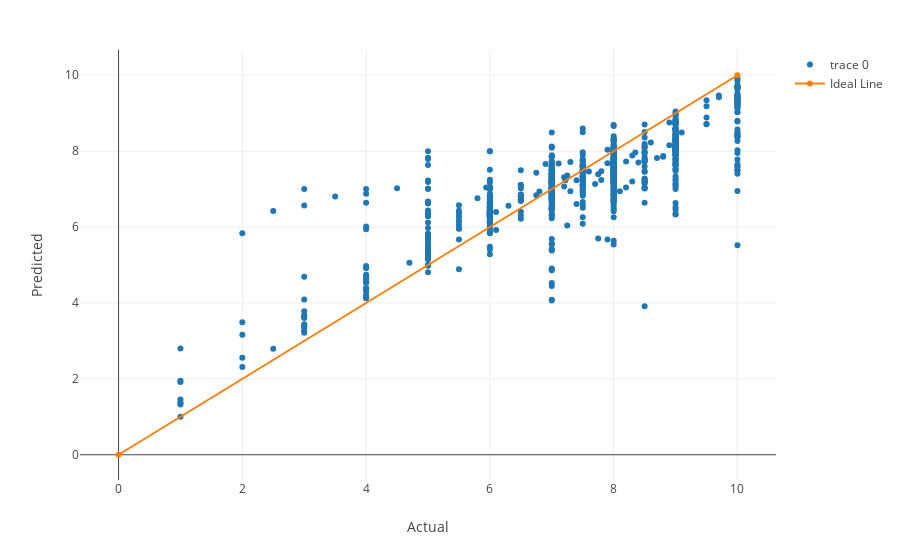

Write notebook code for a chart like this one.
### Markdown cell above
The lowest error of 0.936 corresponds to a=100, b=2 (quadratic with scaling factor 100). Plot the results at this setting.

### Code cell
alpha = 100*abs(stats.Q_50 - 7.5)**2 + 1
Qone_scaled = Qone.multiply(alpha, axis=1)
N_total = X_train.multiply(alpha, axis=1).sum(axis=1)
predictions = Qone_scaled.sum(axis=1)/N_total

trace0 = go.Scatter(
    x=one['Rating'],
    y=predictions,
    mode='markers')

trace1 = go.Scatter(
    x=[0,10],
    y=[0,10],
    name='Ideal Line')

layout = go.Layout(
    xaxis=dict(title='Actual'),
    yaxis=dict(title='Predicted'),
    hovermode='closest',
    margin=dict(t=50))

data=[trace0, trace1]

fig = go.Figure(data, layout)
plotly.offline.iplot(fig, filename='predictions-naive-both.html')

### Figure 1 — Plotly figure (JSON) as saved in the notebook; plotly's stock layout.template omitted (floating-point values rounded to 4 significant figures; data arrays with more than 128 entries replaced by an {"elided": "..."} marker saying what was removed)
{"data": [{"mode": "markers", "type": "scatter", "uid": "56da4388-a97e-11e8-9852-28c63f3df6d4", "x": {"elided": "847 float values"}, "y": {"elided": "847 float values"}}, {"name": "Ideal Line", "type": "scatter", "uid": "56da4389-a97e-11e8-988f-28c63f3df6d4", "x": [0, 10], "y": [0, 10]}], "layout": {"hovermode": "closest", "margin": {"t": 50}, "xaxis": {"title": "Actual"}, "yaxis": {"title": "Predicted"}}}
